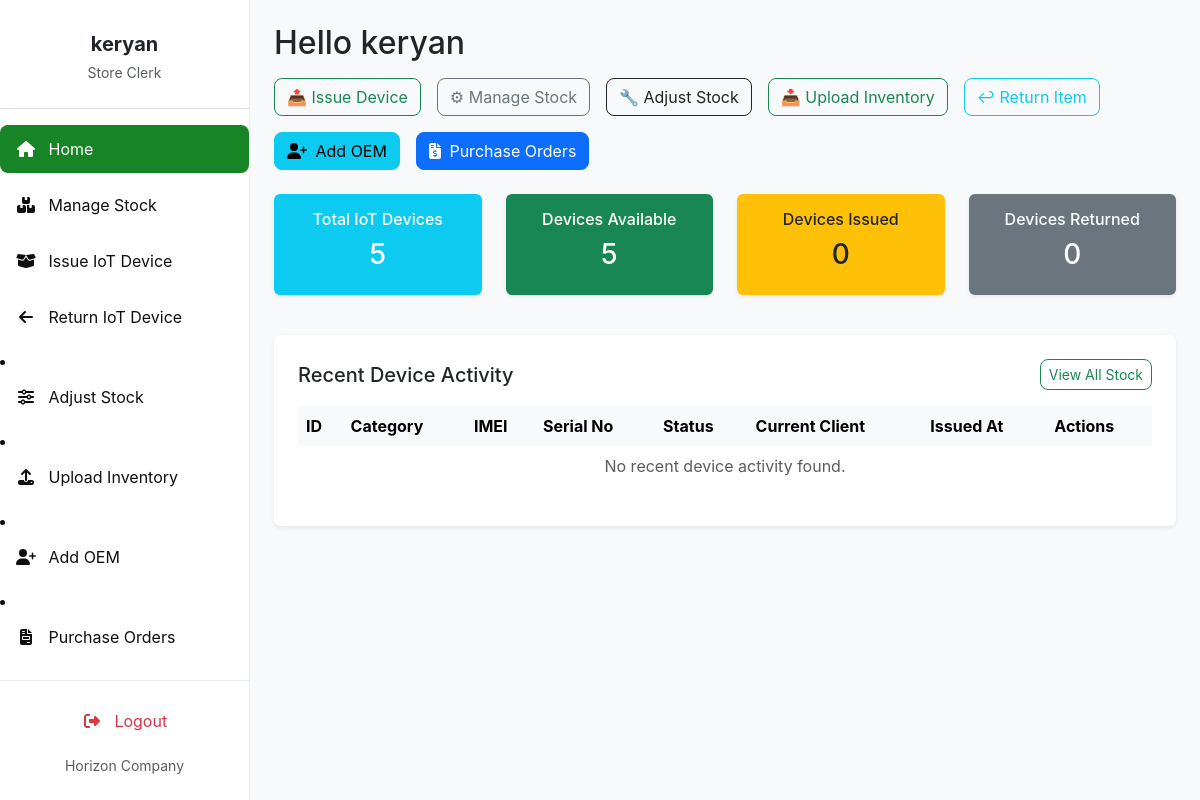
The app's page /store_clerk_dashboard/ (signed in), older data.
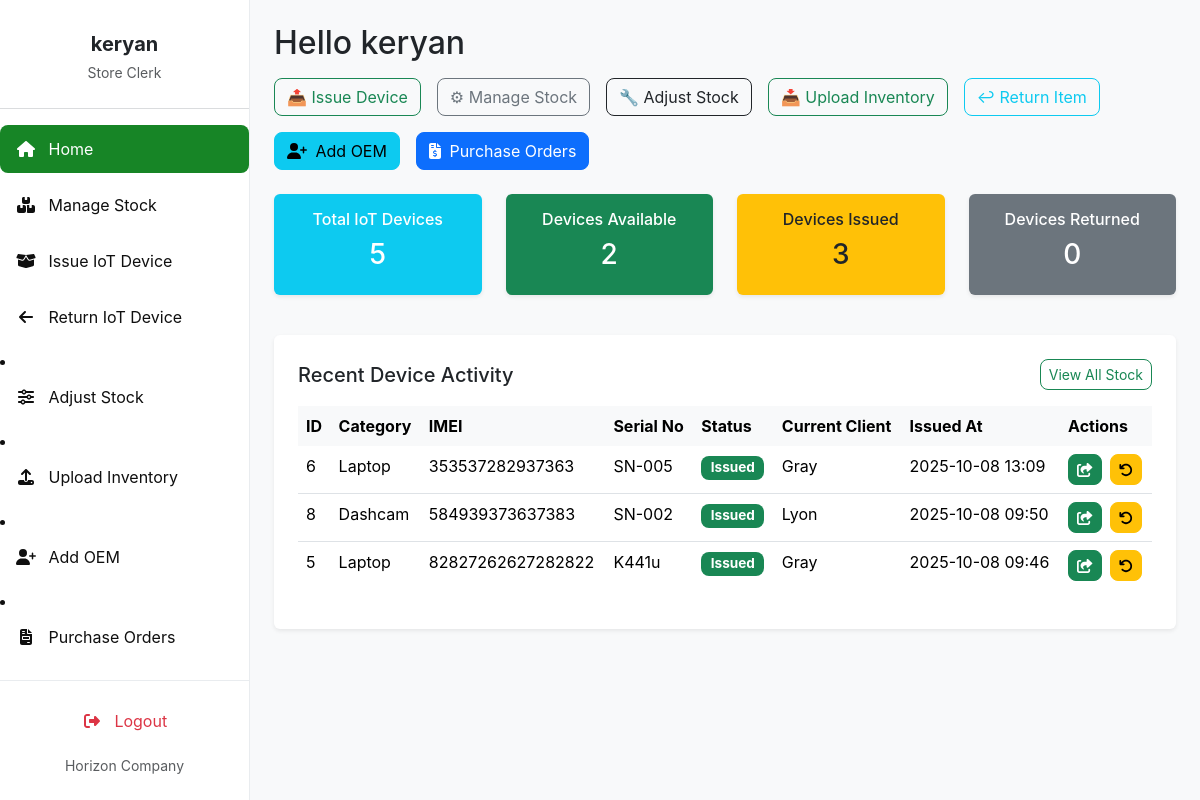
The same page, newer data.
### invent/models.py (models this page shows, shortened)
class Device(models.Model):
    STATUS_CHOICES = (
        ('available', 'Available'),
        ('issued', 'Issued'),
        ('returned', 'Returned'),
        ('faulty', 'Faulty'),
    )
    name = models.CharField(max_length=255)  # REQUIRED
    oem = models.ForeignKey(
        OEM,
        on_delete=models.SET_NULL,
        null=True,
        blank=False,  # ✅ Make OEM required
        to_field='oem_id',
        related_name='devices'
    )
    product_id = models.CharField(max_length=30, blank=True)
    total_quantity = models.PositiveIntegerField(default=1)
    imei_no = models.CharField(max_length=50, unique=True, null=True, blank=True)  # Optional
    serial_no = models.CharField(max_length=50, unique=True, null=True, blank=True)  # Optional
    mac_address = models.CharField(max_length=50, unique=True, null=True, blank=True)  # Optional
    category = models.CharField(max_length=100, blank=True, help_text="e.g. Laptop or Router")
    manufacturer = models.CharField(max_length=100, blank=True)
    description = models.TextField(blank=True)
    selling_price = models.DecimalField(max_digits=10, decimal_places=2, null=True, blank=True)
    currency = models.CharField(max_length=10, choices=CURRENCY_CHOICES, default='USD')
    branch = models.ForeignKey(Branch, on_delete=models.SET_NULL, null=True, blank=True)
    country = models.ForeignKey(Country, on_delete=models.SET_NULL, null=True, blank=True)
    status = models.CharField(max_length=20, choices=STATUS_CHOICES, default='available')  # ✅ Required

class Client(models.Model):
    name = models.CharField(max_length=255)
    phone_no = models.CharField(max_length=50)
    email = models.EmailField()
    address = models.CharField(max_length=255)

### invent/views.py (the view)
# urls.py: path('store_clerk_dashboard/', views.store_clerk_dashboard,
@login_required
@permission_required('invent.view_device', raise_exception=True)
def store_clerk_dashboard(request):
    user = request.user
    if user.is_superuser:
        total_devices = Device.objects.count()
        devices_available = Device.objects.filter(status='available').count()
        devices_issued = Device.objects.filter(status='issued').count()
        devices_returned = Device.objects.filter(status='returned').count()
        recent_issuances = (
            IssuanceRecord.objects
            .select_related('device', 'client')
            .order_by('-issued_at')[:10]
        )
        pending_device_requests = DeviceRequest.objects.filter(
            status="Pending").select_related("requestor", "device", "client")
    else:
        user_country = getattr(user.profile, "country", None)
        total_devices = Device.objects.filter(
            branch__country=user_country).count()
        devices_available = Device.objects.filter(
            status='available', branch__country=user_country).count()
        devices_issued = Device.objects.filter(
            status='issued', branch__country=user_country).count()
        devices_returned = Device.objects.filter(
            status='returned', branch__country=user_country).count()
        recent_issuances = (
            IssuanceRecord.objects
            .filter(device__branch__country=user_country)
            .select_related('device', 'client')
            .order_by('-issued_at')[:10]
        )
        pending_device_requests = DeviceRequest.objects.filter(
            status="Pending", branch__country=user_country).select_related("requestor", "device", "client")
    seen = set()
    recent_devices = []
    for record in recent_issuances:
        if record.device.id not in seen:
            record.device.current_client = record.client
            record.device.issued_at = record.issued_at
            recent_devices.append(record.device)
            seen.add(record.device.id)
        if len(recent_devices) >= 5:
            break
    context = {
        "total_devices": total_devices,
        "devices_available": devices_available,
        "devices_issued": devices_issued,
        "devices_returned": devices_returned,
        "recent_devices": recent_devices,
        "pending_device_requests": pending_device_requests,
    }
    return render(request, 'invent/store_clerk_dashboard.html', context)

### invent/context_processors.py (called while the page is built)
def pending_requests_count(request):
    count = 0  # Default to 0
    if request.user.is_authenticated:
        if request.user.has_perm('invent.can_issue_device'):
            count = DeviceRequest.objects.filter(status='Pending').count()
    return {'pending_requests_count_for_sidebar': count}

### invent/templates/invent/store_clerk_dashboard.html (shortened to what the changed rows need)
{% extends 'invent/base_store_clerk.html' %}
{% load static %}
{% block content %}
<h2 class="mb-3">Hello {{ user.first_name|default:user.username }}</h2>
<div class="row text-center mb-4">
    <div class="col-sm-6 col-md-3 mb-3">
        <a href="{% url 'inventory_list' %}?status=available" style="text-decoration:none;">
            <div class="dashboard-card bg-success text-white p-3 rounded shadow-sm">
                <h6>Devices Available</h6>
                <h3>{{ devices_available }}</h3>
            </div>
        </a>
    </div>
    <div class="col-sm-6 col-md-3 mb-3">
        <a href="{% url 'inventory_list' %}?status=issued" style="text-decoration:none;">
            <div class="dashboard-card bg-warning text-dark p-3 rounded shadow-sm">
                <h6>Devices Issued</h6>
                <h3>{{ devices_issued }}</h3>
            </div>
        </a>
    </div>
</div>
<div class="bg-white p-4 rounded shadow-sm mb-4">
    <div class="table-responsive">
        <table class="table table-hover">
            <thead class="table-light">
                <tr>
                    <th>ID</th>
                    <th>Category</th>
                    <th>IMEI</th>
                    <th>Serial No</th>
                    <th>Status</th>
                    <th>Current Client</th>
                    <th>Issued At</th>
                    <th>Actions</th>
                </tr>
            </thead>
            <tbody>
                {% for device in recent_devices %}
                <tr>
                    <td>{{ device.id }}</td>
                    <td>{{ device.category }}</td>
                    <td>{{ device.imei_no }}</td>
                    <td>{{ device.serial_no|default:"-" }}</td>
                    <td>
                        <span class="badge
                            {% if device.status == 'available' %}bg-success
                            {% elif device.status == 'issued' %}bg-primary
                            {% elif device.status == 'returned' %}bg-secondary
                            {% elif device.status == 'faulty' %}bg-danger
                            {% else %}bg-dark{% endif %}">
                            {{ device.get_status_display }}
                        </span>
                    </td>
                    <td>
                        {% if device.current_client %}
                            {{ device.current_client.name }}
                        {% else %}
                            -
                        {% endif %}
                    </td>
                    <td>{{ device.issued_at|default:"-"|date:"Y-m-d H:i" }}</td>
                    <td>
                        <a href="{% url 'issue_device' %}" class="btn btn-sm btn-success me-1" title="Issue Device">
                            <i class="fas fa-share-square"></i>
                        </a>
                        <a href="{% url 'return_device' %}" class="btn btn-sm btn-warning" title="Process Return">
                            <i class="fas fa-undo"></i>
                        </a>
                    </td>
                </tr>
                {% empty %}
                <tr><td colspan="9" class="text-center text-muted">No recent device activity found.</td></tr>
                {% endfor %}
            </tbody>
        </table>
    </div>
</div>
{% endblock %}

Row changes from the older to the newer data that the page shows:
now on this page (row edited): Device: id "6", category "Laptop", imei_no "353537282937363", serial_no "SN-005", status "Issued", current_client.name "Gray", issued_at "2025-10-08 13:09"
now on this page (row edited): Device: id "8", category "Dashcam", imei_no "584939373637383", serial_no "SN-002", status "Issued", current_client.name "Lyon", issued_at "2025-10-08 09:50"
now on this page (row edited): Device: id "5", category "Laptop", imei_no "82827262627282822", serial_no "K441u", status "Issued", current_client.name "Gray", issued_at "2025-10-08 09:46"
Text that changed along with them:
{{ devices_available }}: "5" → "2"
{{ devices_issued }}: "0" → "3"
text no longer shown: "No recent device activity found."
